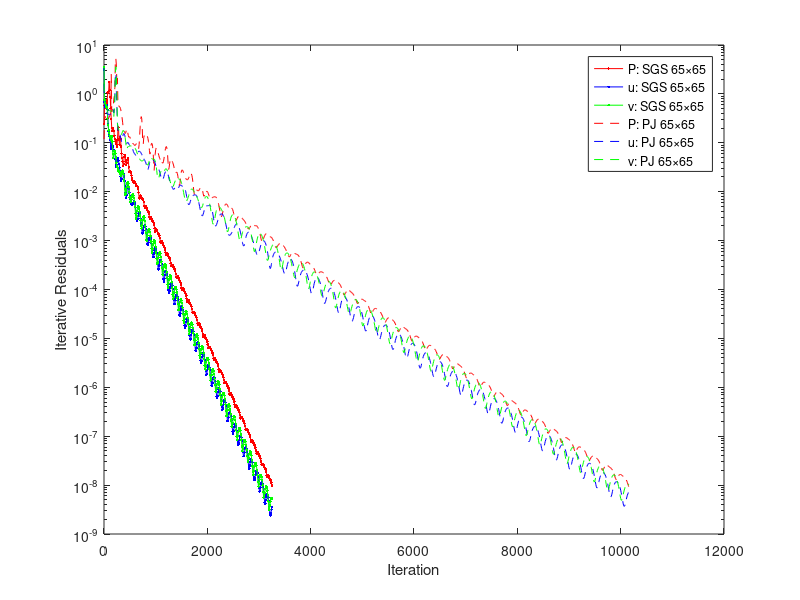

Write the MATLAB code that produced this figure. (Note: this script raises an error after producing the figure.)
% Author: Se Hwan
% AME 50572: Intro to CFD
% Plotting convergence history

clc;clf; clear all
%% data
SGS_65 = importdata('history_SGS_65.dat');
PJ_65 = importdata("history_PJ_65.dat");

iter_SGS_65 = SGS_65.data(:,1);
p_SGS_65 = SGS_65.data(:,3);
u_SGS_65 = SGS_65.data(:,4);
v_SGS_65 = SGS_65.data(:,5);

iter_PJ_65 = PJ_65.data(:,1);
p_PJ_65 = PJ_65.data(:,3);
u_PJ_65 = PJ_65.data(:,4);
v_PJ_65 = PJ_65.data(:,5);

%% plotting
hold off;

figure(1)
semilogy(iter_SGS_65,p_SGS_65,'r.-',iter_SGS_65,u_SGS_65,'b.-',iter_SGS_65,v_SGS_65,'g.-')
hold
semilogy(iter_PJ_65,p_PJ_65,'r--',iter_PJ_65,u_PJ_65,'b--',iter_PJ_65,v_PJ_65,'g--')
xlabel('Iteration')
ylabel('Iterative Residuals')
legend('P: SGS 65\times65','u: SGS 65\times65','v: SGS 65\times65','P: PJ 65\times65','u: PJ 65\times65','v: PJ 65\times65')
ax = gca;
ax.FontSize = 16;
ax.FontName = 'Times New Roman';